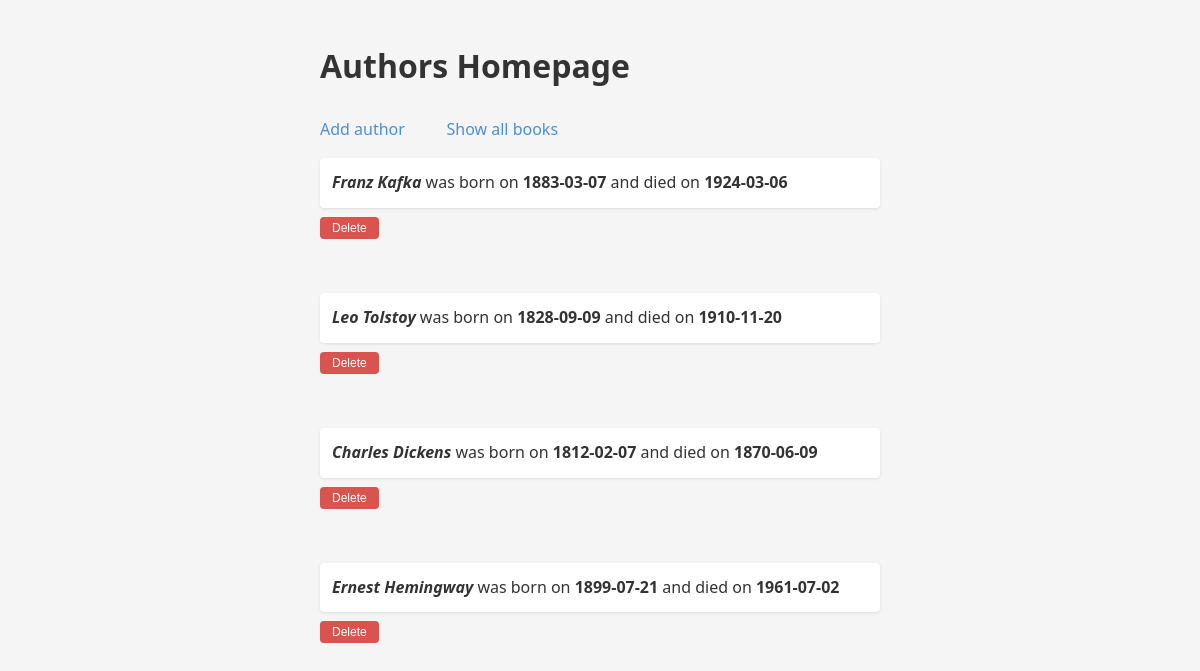
Page /authors on the earlier database version.
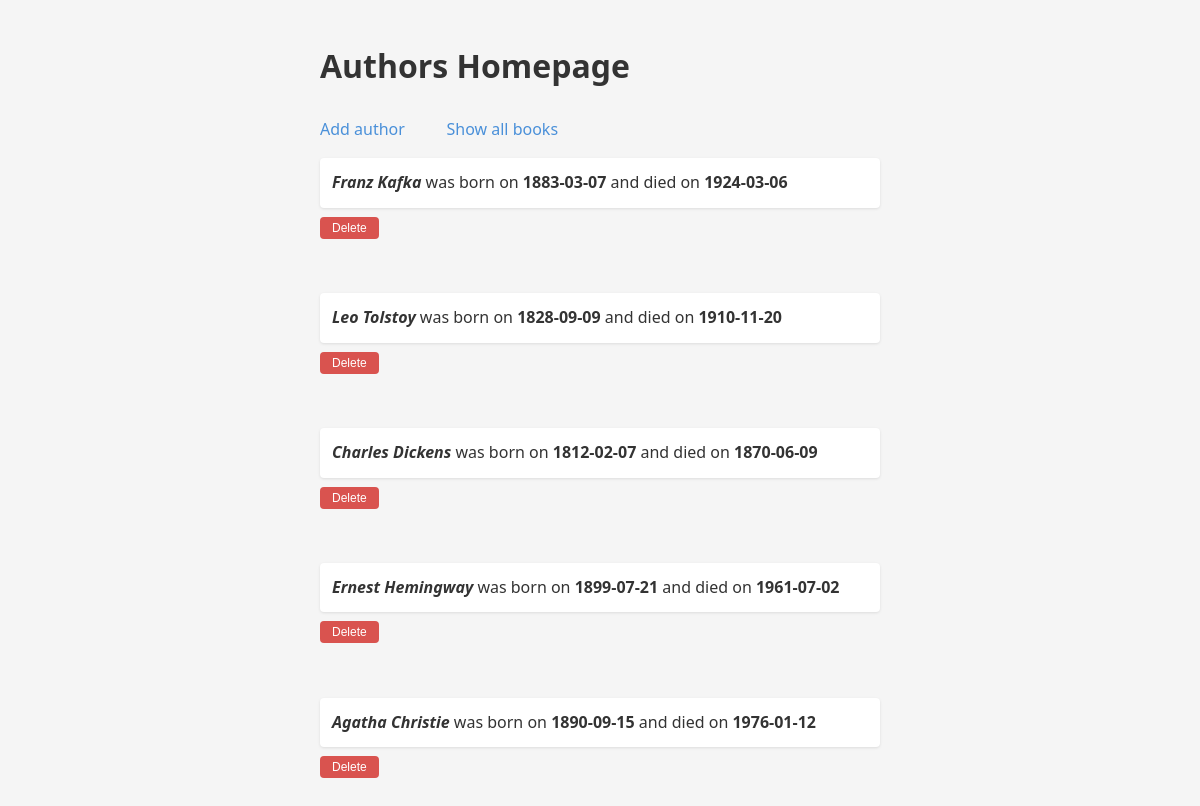
Same page on the later database version.
### data_models.py (models this page shows)
class Author(db.Model):
    __tablename__ = "authors"
    id = Column(Integer, autoincrement=True, primary_key=True)
    name = Column(String)
    birth_date = Column(String)
    date_of_death = Column(String)

### app.py (the view)
@app.route('/authors')
def view_authors():
  authors = db.session.query(Author) \
    .all()
  return render_template('authors.html', authors=authors)

### templates/authors.html (shortened to what this page needs)
<!DOCTYPE html>
<html lang="en">
<head>
    <link rel="stylesheet" href="static/styles.css">
</head>
<body>
<h1>Authors Homepage</h1><br>
 <a href="/add_author">Add author</a>&nbsp;&nbsp;&nbsp;&nbsp;&nbsp;&nbsp;&nbsp;&nbsp;&nbsp;
<a href="/">Show all books</a><br>
 {% for author in authors %}
<p><b><em>{{author.name}}</em></b> was born on <b>{{author.birth_date}}</b> and died on <b>{{author.date_of_death}}</b></p>
    <form method="post" action="/authors/{{author.id}}/delete">
        <input value="Delete" type="submit">
    </form><br>
    {% endfor %}
  <br>
</body>
</html>

### static/styles.css (style rules this page uses)
* { margin: 0; padding: 0; box-sizing: border-box; }
body { font-family: system-ui, -apple-system, sans-serif; max-width: 600px; margin: 40px auto; padding: 0 20px; background: #f5f5f5; color: #333; line-height: 1.6; }
form { margin-bottom: 12px; }
input[type="submit"] { padding: 8px 16px; border: none; border-radius: 4px; background: #4a90d9; color: white; font-size: 14px; cursor: pointer; }
input[value="Delete"] { background: #d9534f; padding: 4px 12px; font-size: 12px; }
p { font-size: 16px; margin-top: 16px; margin-bottom: 6px; padding: 12px; background: white; border-radius: 4px; box-shadow: 0 1px 3px rgba(0, 0, 0, 0.1); }
a { color: #4a90d9; text-decoration: none; font-weight: 500; }

Differences in the rows shown:
added Author: name "Agatha Christie", birth_date "1890-09-15", date_of_death "1976-01-12"
